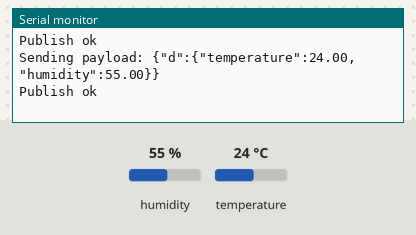
A sketch run on a simulated ESP8266 (NodeMCU). Parts: the last lines printed to the serial monitor. The inputs (shaded band) are chosen by the test bench; at power-on: humidity 55 %, temperature 24 °C. WiFi joins after 1.5 s; servers stay silent unless stated; no MQTT or app messages arrive unless stated.

Above: at 2.7 s.
2.8 s: humidity set to 22 %
At 2.89 s:
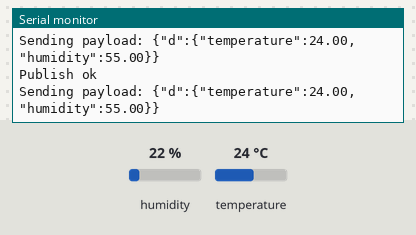
5.5 s: temperature set to 12 °C
At 5.66 s:
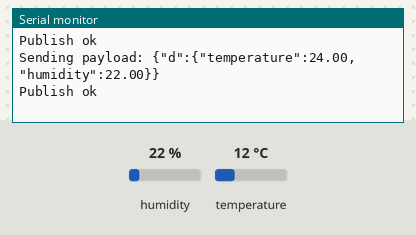
8.2 s: humidity set to 40 %
At 8.22 s:
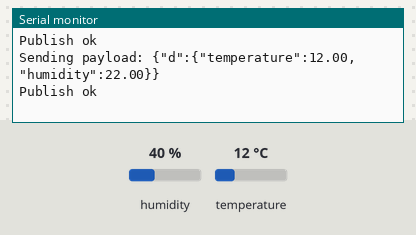
Timing chart, 0 to 11.2 s (numbered marks = the images above; inputs shaded):
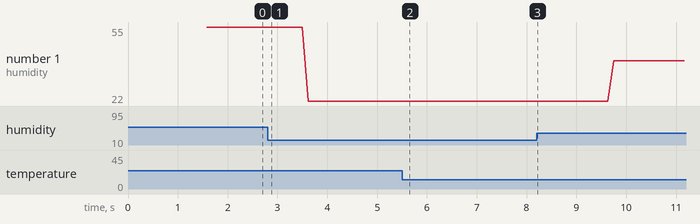

Measured:
- plotted number 1: 55 → 22 after the input at 2.8 s, 22 → 40 after the input at 8.2 s

The sketch:

SmartWeatherMonitorIBM.ino
```cpp
#include <ESP8266WiFi.h>--------
#include <PubSubClient.h>//maintaining mqtt protocol

//-------- Customise these values -----------//nodemcu dont have network,to get internet access
const char* ssid = "Cse Dept";
const char* password = "Csedept@789";
#include "DHT.h"//dht sensor
#define DHTPIN D2    // what pin we're connected to
#define DHTTYPE DHT11   // define type of sensor DHT 11
DHT dht (DHTPIN, DHTTYPE);

#define ORG "xawvvo"
#define DEVICE_TYPE "honor8"
#define DEVICE_ID "123456"
#define TOKEN "12345678"
//-------- Customise the above values --------

char server[] = ORG ".messaging.internetofthings.ibmcloud.com";


char topic[] = "iot-2/evt/Data/fmt/json";//default topic of ibm
char authMethod[] = "use-token-auth";
char token[] = TOKEN;
char clientId[] = "d:" ORG ":" DEVICE_TYPE ":" DEVICE_ID;

WiFiClient wifiClient;//publish data,invoke nodemcu
PubSubClient client(server, 1883,wifiClient);//port of mqttprotocol  is 1883,mqtt protocol client

void setup() {
 Serial.begin(115200);
 Serial.println();
 dht.begin();//read sensor values
 Serial.print("Connecting to ");
 Serial.print(ssid);
 WiFi.begin(ssid, password);
 while (WiFi.status() != WL_CONNECTED) {
 delay(500);
 Serial.print(".");
 }
 Serial.println("");

 Serial.print("WiFi connected, IP address: ");
 Serial.println(WiFi.localIP());
}

void loop() {
float h = dht.readHumidity();
float t = dht.readTemperature();//dht. will redirect to library
if (isnan(h) || isnan(t))
{
Serial.println("Failed to read from DHT sensor!");
delay(1000);
return;
}
PublishData(t,h);
delay(100);
}

void PublishData(float temp, float humid){
 if (!!!client.connected()) {//mqttclient with server port is not connected
 Serial.print("Reconnecting client to ");
 Serial.println(server);
 while (!!!client.connect(clientId, authMethod, token)) {
 Serial.print(".");
 delay(500);
 }
 Serial.println();
 }
  String payload = "{\"d\":{\"temperature\":";
  payload += temp;
  payload+="," "\"humidity\":";//key
  payload += humid;//value
  payload += "}}";
 Serial.print("Sending payload: ");
 Serial.println(payload);

 if (client.publish(topic, (char*) payload.c_str())) {//it willbe connecting to server
 Serial.println("Publish ok");
 } else {
 Serial.println("Publish failed");
 }
}
```
